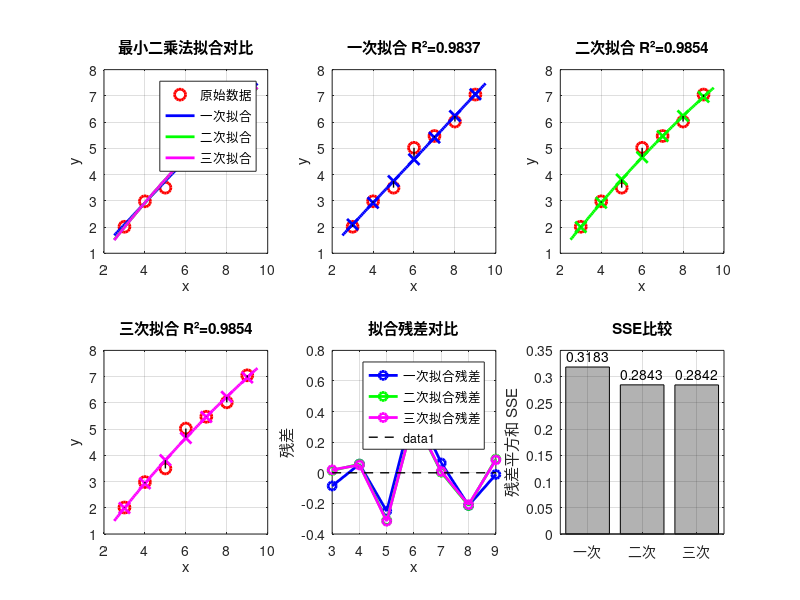

This chart was generated by the following MATLAB code:
% 数值分析实验：曲线拟合的最小二乘法
% 自己实现一次、二次和三次多项式拟合

clear; clc; close all;

% 实验数据
x = [3, 4, 5, 6, 7, 8, 9];
y = [2.01, 2.98, 3.50, 5.02, 5.47, 6.02, 7.05];

% 显示原始数据
fprintf('原始数据:\n');
fprintf('x = '); fprintf('%6.2f ', x); fprintf('\n');
fprintf('y = '); fprintf('%6.2f ', y); fprintf('\n\n');

%% 最小二乘法拟合函数实现
function coeffs = least_squares_fit(x, y, n)
    % 最小二乘法多项式拟合
    % 输入：x, y - 数据点，n - 多项式次数
    % 输出：coeffs - 多项式系数（从高次到低次）
    
    m = length(x);
    
    % 构建法方程组的系数矩阵
    A = zeros(n+1, n+1);
    b = zeros(n+1, 1);
    
    % 计算法方程组的系数
    for i = 1:n+1
        for j = 1:n+1
            A(i,j) = sum(x.^(i+j-2));
        end
        b(i) = sum(y .* x.^(i-1));
    end
    
    % 解法方程组得到系数
    coeffs = A \ b;
    coeffs = flipud(coeffs); % 转换为从高次到低次排列
end

%% 计算拟合值和误差
function [y_fit, error, R_squared] = calculate_fit(x, y, coeffs)
    % 计算拟合值、误差和决定系数R²
    n = length(coeffs) - 1;
    y_fit = polyval(coeffs, x);
    error = y - y_fit;
    SSE = sum(error.^2);  % 残差平方和
    SST = sum((y - mean(y)).^2);  % 总平方和
    R_squared = 1 - SSE/SST;  % 决定系数
end

%% 一次多项式拟合（线性拟合）
fprintf('=== 一次多项式拟合（线性拟合） ===\n');
coeffs1 = least_squares_fit(x, y, 1);
[y_fit1, error1, R_sq1] = calculate_fit(x, y, coeffs1);

fprintf('拟合方程: y = %.4f*x + %.4f\n', coeffs1(1), coeffs1(2));
fprintf('残差平方和 SSE = %.6f\n', sum(error1.^2));
fprintf('决定系数 R² = %.6f\n\n', R_sq1);

%% 二次多项式拟合
fprintf('=== 二次多项式拟合 ===\n');
coeffs2 = least_squares_fit(x, y, 2);
[y_fit2, error2, R_sq2] = calculate_fit(x, y, coeffs2);

fprintf('拟合方程: y = %.4f*x² + %.4f*x + %.4f\n', coeffs2(1), coeffs2(2), coeffs2(3));
fprintf('残差平方和 SSE = %.6f\n', sum(error2.^2));
fprintf('决定系数 R² = %.6f\n\n', R_sq2);

%% 三次多项式拟合
fprintf('=== 三次多项式拟合 ===\n');
coeffs3 = least_squares_fit(x, y, 3);
[y_fit3, error3, R_sq3] = calculate_fit(x, y, coeffs3);

fprintf('拟合方程: y = %.4f*x³ + %.4f*x² + %.4f*x + %.4f\n', ...
        coeffs3(1), coeffs3(2), coeffs3(3), coeffs3(4));
fprintf('残差平方和 SSE = %.6f\n', sum(error3.^2));
fprintf('决定系数 R² = %.6f\n\n', R_sq3);

%% 结果对比表格
fprintf('=== 拟合结果对比 ===\n');
fprintf('次数    SSE          R²          拟合方程\n');
fprintf('一次    %.6f    %.6f    y=%.4fx+%.4f\n', sum(error1.^2), R_sq1, coeffs1(1), coeffs1(2));
fprintf('二次    %.6f    %.6f    y=%.4fx²+%.4fx+%.4f\n', sum(error2.^2), R_sq2, coeffs2(1), coeffs2(2), coeffs2(3));
fprintf('三次    %.6f    %.6f    y=%.4fx³+%.4fx²+%.4fx+%.4f\n', sum(error3.^2), R_sq3, coeffs3(1), coeffs3(2), coeffs3(3), coeffs3(4));

%% 绘制图形比较
figure('Position', [100, 100, 1200, 800]);

% 子图1：拟合曲线对比
subplot(2,3,1);
xx = linspace(min(x)-0.5, max(x)+0.5, 100);
plot(x, y, 'ro', 'MarkerSize', 8, 'LineWidth', 2, 'DisplayName', '原始数据');
hold on;
plot(xx, polyval(coeffs1, xx), 'b-', 'LineWidth', 2, 'DisplayName', '一次拟合');
plot(xx, polyval(coeffs2, xx), 'g-', 'LineWidth', 2, 'DisplayName', '二次拟合');
plot(xx, polyval(coeffs3, xx), 'm-', 'LineWidth', 2, 'DisplayName', '三次拟合');
xlabel('x'); ylabel('y');
title('最小二乘法拟合对比');
legend('show'); grid on;

% 子图2：一次拟合结果
subplot(2,3,2);
plot(x, y, 'ro', 'MarkerSize', 8, 'LineWidth', 2);
hold on;
plot(xx, polyval(coeffs1, xx), 'b-', 'LineWidth', 2);
plot(x, y_fit1, 'bx', 'MarkerSize', 8, 'LineWidth', 2);
for i = 1:length(x)
    plot([x(i), x(i)], [y(i), y_fit1(i)], 'k--', 'LineWidth', 1);
end
xlabel('x'); ylabel('y');
title(['一次拟合 R²=', num2str(R_sq1, '%.4f')]);
grid on;

% 子图3：二次拟合结果
subplot(2,3,3);
plot(x, y, 'ro', 'MarkerSize', 8, 'LineWidth', 2);
hold on;
plot(xx, polyval(coeffs2, xx), 'g-', 'LineWidth', 2);
plot(x, y_fit2, 'gx', 'MarkerSize', 8, 'LineWidth', 2);
for i = 1:length(x)
    plot([x(i), x(i)], [y(i), y_fit2(i)], 'k--', 'LineWidth', 1);
end
xlabel('x'); ylabel('y');
title(['二次拟合 R²=', num2str(R_sq2, '%.4f')]);
grid on;

% 子图4：三次拟合结果
subplot(2,3,4);
plot(x, y, 'ro', 'MarkerSize', 8, 'LineWidth', 2);
hold on;
plot(xx, polyval(coeffs3, xx), 'm-', 'LineWidth', 2);
plot(x, y_fit3, 'mx', 'MarkerSize', 8, 'LineWidth', 2);
for i = 1:length(x)
    plot([x(i), x(i)], [y(i), y_fit3(i)], 'k--', 'LineWidth', 1);
end
xlabel('x'); ylabel('y');
title(['三次拟合 R²=', num2str(R_sq3, '%.4f')]);
grid on;

% 子图5：残差分析
subplot(2,3,5);
plot(x, error1, 'bo-', 'MarkerSize', 6, 'LineWidth', 2, 'DisplayName', '一次拟合残差');
hold on;
plot(x, error2, 'go-', 'MarkerSize', 6, 'LineWidth', 2, 'DisplayName', '二次拟合残差');
plot(x, error3, 'mo-', 'MarkerSize', 6, 'LineWidth', 2, 'DisplayName', '三次拟合残差');
plot([min(x), max(x)], [0, 0], 'k--', 'LineWidth', 1);
xlabel('x'); ylabel('残差');
title('拟合残差对比');
legend('show'); grid on;

% 子图6：SSE对比
subplot(2,3,6);
SSE = [sum(error1.^2), sum(error2.^2), sum(error3.^2)];
bar(1:3, SSE, 'FaceColor', [0.7 0.7 0.7]);
set(gca, 'XTickLabel', {'一次', '二次', '三次'});
ylabel('残差平方和 SSE');
title('SSE比较');
for i = 1:3
    text(i, SSE(i)+0.01, sprintf('%.4f', SSE(i)), ...
         'HorizontalAlignment', 'center', 'VerticalAlignment', 'bottom');
end
grid on;